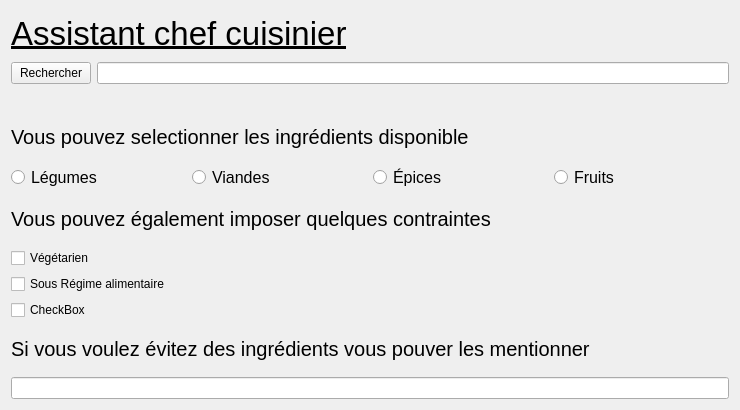
<?xml version="1.0" encoding="UTF-8"?>
<ui version="4.0">
 <class>Form</class>
 <widget class="QWidget" name="Form">
  <property name="geometry">
   <rect>
    <x>0</x>
    <y>0</y>
    <width>740</width>
    <height>410</height>
   </rect>
  </property>
  <property name="windowTitle">
   <string>Form</string>
  </property>
  <layout class="QGridLayout" name="gridLayout_3">
   <item row="7" column="0">
    <widget class="QLabel" name="label_4">
     <property name="font">
      <font>
       <pointsize>15</pointsize>
      </font>
     </property>
     <property name="text">
      <string>Si vous voulez évitez des ingrédients vous pouver les mentionner</string>
     </property>
    </widget>
   </item>
   <item row="5" column="0">
    <widget class="QLabel" name="label_3">
     <property name="font">
      <font>
       <pointsize>15</pointsize>
      </font>
     </property>
     <property name="text">
      <string>Vous pouvez également imposer quelques contraintes </string>
     </property>
    </widget>
   </item>
   <item row="4" column="0">
    <layout class="QGridLayout" name="gridLayout">
     <item row="0" column="2">
      <widget class="QRadioButton" name="radioButton_3">
       <property name="font">
        <font>
         <pointsize>12</pointsize>
        </font>
       </property>
       <property name="text">
        <string>Épices</string>
       </property>
      </widget>
     </item>
     <item row="0" column="0">
      <widget class="QRadioButton" name="radioButton">
       <property name="font">
        <font>
         <pointsize>12</pointsize>
        </font>
       </property>
       <property name="text">
        <string>Légumes</string>
       </property>
      </widget>
     </item>
     <item row="0" column="1">
      <widget class="QRadioButton" name="radioButton_2">
       <property name="font">
        <font>
         <pointsize>12</pointsize>
        </font>
       </property>
       <property name="text">
        <string>Viandes</string>
       </property>
      </widget>
     </item>
     <item row="0" column="3">
      <widget class="QRadioButton" name="radioButton_4">
       <property name="font">
        <font>
         <pointsize>12</pointsize>
        </font>
       </property>
       <property name="text">
        <string>Fruits</string>
       </property>
      </widget>
     </item>
    </layout>
   </item>
   <item row="2" column="0">
    <layout class="QFormLayout" name="formLayout">
     <item row="0" column="0">
      <widget class="QPushButton" name="pushButton_3">
       <property name="text">
        <string>Rechercher</string>
       </property>
      </widget>
     </item>
     <item row="0" column="1">
      <widget class="QLineEdit" name="lineEdit"/>
     </item>
    </layout>
   </item>
   <item row="3" column="0">
    <widget class="QLabel" name="label_2">
     <property name="font">
      <font>
       <pointsize>15</pointsize>
      </font>
     </property>
     <property name="text">
      <string>Vous pouvez selectionner les ingrédients disponible</string>
     </property>
    </widget>
   </item>
   <item row="6" column="0">
    <layout class="QGridLayout" name="gridLayout_2">
     <item row="2" column="0">
      <widget class="QCheckBox" name="checkBox_3">
       <property name="text">
        <string>CheckBox</string>
       </property>
      </widget>
     </item>
     <item row="0" column="0">
      <widget class="QCheckBox" name="checkBox">
       <property name="text">
        <string>Végétarien</string>
       </property>
      </widget>
     </item>
     <item row="1" column="0">
      <widget class="QCheckBox" name="checkBox_2">
       <property name="text">
        <string>Sous Régime alimentaire</string>
       </property>
      </widget>
     </item>
    </layout>
   </item>
   <item row="0" column="0">
    <widget class="QLabel" name="label">
     <property name="font">
      <font>
       <pointsize>25</pointsize>
       <weight>50</weight>
       <bold>false</bold>
       <underline>true</underline>
      </font>
     </property>
     <property name="layoutDirection">
      <enum>Qt::LeftToRight</enum>
     </property>
     <property name="styleSheet">
      <string notr="true"/>
     </property>
     <property name="text">
      <string>Assistant chef cuisinier</string>
     </property>
    </widget>
   </item>
   <item row="8" column="0">
    <widget class="QLineEdit" name="lineEdit_2"/>
   </item>
  </layout>
 </widget>
 <resources/>
 <connections/>
</ui>
